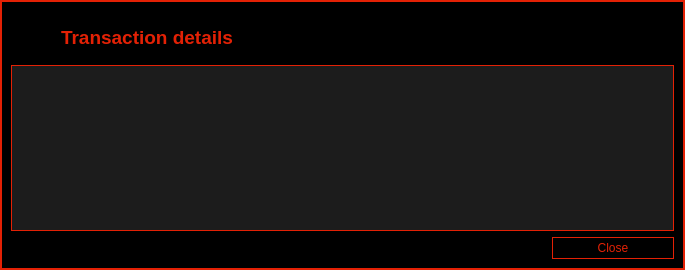
<?xml version="1.0" encoding="UTF-8"?>
<ui version="4.0">
 <class>TransactionDescDialog</class>
 <widget class="QDialog" name="TransactionDescDialog">
  <property name="geometry">
   <rect>
    <x>0</x>
    <y>0</y>
    <width>685</width>
    <height>270</height>
   </rect>
  </property>
  <property name="windowTitle">
   <string>Transaction details</string>
  </property>
  <property name="styleSheet">
   <string notr="true">QLabel {
	color: #e32105;
}

QDialog {
	background-color: #000;
}

</string>
  </property>
  <layout class="QVBoxLayout" name="verticalLayout">
   <property name="spacing">
    <number>0</number>
   </property>
   <property name="leftMargin">
    <number>0</number>
   </property>
   <property name="topMargin">
    <number>0</number>
   </property>
   <property name="rightMargin">
    <number>0</number>
   </property>
   <property name="bottomMargin">
    <number>0</number>
   </property>
   <item>
    <widget class="QFrame" name="borderframe">
     <property name="styleSheet">
      <string notr="true">#borderframe {
	border: 2px solid #e32105;
	}</string>
     </property>
     <property name="frameShape">
      <enum>QFrame::StyledPanel</enum>
     </property>
     <property name="frameShadow">
      <enum>QFrame::Raised</enum>
     </property>
     <layout class="QVBoxLayout" name="verticalLayout_2">
      <item>
       <widget class="QWidget" name="wCaption" native="true">
        <property name="minimumSize">
         <size>
          <width>0</width>
          <height>38</height>
         </size>
        </property>
        <property name="maximumSize">
         <size>
          <width>16777215</width>
          <height>35</height>
         </size>
        </property>
        <property name="styleSheet">
         <string notr="true">#wCaption {
	background-color: #000;
	}</string>
        </property>
        <property name="is_header" stdset="0">
         <bool>true</bool>
        </property>
        <layout class="QHBoxLayout" name="horizontalLayout_3">
         <item>
          <widget class="QLabel" name="lbTitleIcon">
           <property name="sizePolicy">
            <sizepolicy hsizetype="Preferred" vsizetype="Preferred">
             <horstretch>0</horstretch>
             <verstretch>0</verstretch>
            </sizepolicy>
           </property>
           <property name="minimumSize">
            <size>
             <width>30</width>
             <height>30</height>
            </size>
           </property>
           <property name="maximumSize">
            <size>
             <width>30</width>
             <height>30</height>
            </size>
           </property>
           <property name="text">
            <string/>
           </property>
           <property name="pixmap">
            <pixmap resource="../triangles.qrc">:/menu_32/transactions</pixmap>
           </property>
          </widget>
         </item>
         <item>
          <spacer name="horizontalSpacer_224">
           <property name="orientation">
            <enum>Qt::Horizontal</enum>
           </property>
           <property name="sizeType">
            <enum>QSizePolicy::Fixed</enum>
           </property>
           <property name="sizeHint" stdset="0">
            <size>
             <width>5</width>
             <height>14</height>
            </size>
           </property>
          </spacer>
         </item>
         <item>
          <widget class="QLabel" name="label_aboutTriangles">
           <property name="minimumSize">
            <size>
             <width>400</width>
             <height>32</height>
            </size>
           </property>
           <property name="baseSize">
            <size>
             <width>409</width>
             <height>36</height>
            </size>
           </property>
           <property name="font">
            <font>
             <pointsize>14</pointsize>
             <weight>75</weight>
             <bold>true</bold>
             <stylestrategy>PreferAntialias</stylestrategy>
            </font>
           </property>
           <property name="lineWidth">
            <number>2</number>
           </property>
           <property name="text">
            <string>Transaction details</string>
           </property>
          </widget>
         </item>
         <item>
          <spacer name="horizontalSpacer_223">
           <property name="orientation">
            <enum>Qt::Horizontal</enum>
           </property>
           <property name="sizeType">
            <enum>QSizePolicy::Fixed</enum>
           </property>
           <property name="sizeHint" stdset="0">
            <size>
             <width>10</width>
             <height>14</height>
            </size>
           </property>
          </spacer>
         </item>
         <item>
          <widget class="QPushButton" name="bClose">
           <property name="minimumSize">
            <size>
             <width>30</width>
             <height>30</height>
            </size>
           </property>
           <property name="maximumSize">
            <size>
             <width>30</width>
             <height>30</height>
            </size>
           </property>
           <property name="styleSheet">
            <string notr="true">QPushButton {	
	image: url(:/icons/close_normal);
	border: 0px solid gray;
	}

QPushButton:pressed:flat {
	image: url(:/icons/close_normal);
	}

QPushButton:hover {
	image: url(:/icons/close_hover);
	}</string>
           </property>
           <property name="text">
            <string notr="true"/>
           </property>
           <property name="flat">
            <bool>true</bool>
           </property>
          </widget>
         </item>
        </layout>
       </widget>
      </item>
      <item>
       <spacer name="verticalSpacer">
        <property name="orientation">
         <enum>Qt::Vertical</enum>
        </property>
        <property name="sizeType">
         <enum>QSizePolicy::Fixed</enum>
        </property>
        <property name="sizeHint" stdset="0">
         <size>
          <width>20</width>
          <height>10</height>
         </size>
        </property>
       </spacer>
      </item>
      <item>
       <widget class="QTextEdit" name="detailText">
        <property name="toolTip">
         <string>This pane shows a detailed description of the transaction</string>
        </property>
        <property name="styleSheet">
         <string notr="true">QTextEdit {
	background-color: #1c1c1c;
	border: 1px solid #e32105;
	color: #e32105;
	}</string>
        </property>
        <property name="readOnly">
         <bool>true</bool>
        </property>
       </widget>
      </item>
      <item>
       <widget class="QDialogButtonBox" name="buttonBox">
        <property name="styleSheet">
         <string notr="true">QPushButton {
	background-color: #000;
	color: #e32105;
	border: 1px solid #e32105;
	max-height: 20px;
	min-height: 20px;
	max-width: 120px;
	min-width: 120px;
	}

QPushButton:hover {
	background-color: #3d0e04;
	}

QPushButton:pressed:flat {
	color: #000;
	background-color: #e32105;
	}</string>
        </property>
        <property name="orientation">
         <enum>Qt::Horizontal</enum>
        </property>
        <property name="standardButtons">
         <set>QDialogButtonBox::Close</set>
        </property>
       </widget>
      </item>
     </layout>
    </widget>
   </item>
  </layout>
 </widget>
 <resources>
  <include location="../triangles.qrc"/>
 </resources>
 <connections>
  <connection>
   <sender>buttonBox</sender>
   <signal>accepted()</signal>
   <receiver>TransactionDescDialog</receiver>
   <slot>accept()</slot>
   <hints>
    <hint type="sourcelabel">
     <x>248</x>
     <y>254</y>
    </hint>
    <hint type="destinationlabel">
     <x>157</x>
     <y>274</y>
    </hint>
   </hints>
  </connection>
  <connection>
   <sender>buttonBox</sender>
   <signal>rejected()</signal>
   <receiver>TransactionDescDialog</receiver>
   <slot>reject()</slot>
   <hints>
    <hint type="sourcelabel">
     <x>316</x>
     <y>260</y>
    </hint>
    <hint type="destinationlabel">
     <x>286</x>
     <y>274</y>
    </hint>
   </hints>
  </connection>
  <connection>
   <sender>bClose</sender>
   <signal>clicked()</signal>
   <receiver>TransactionDescDialog</receiver>
   <slot>reject()</slot>
   <hints>
    <hint type="sourcelabel">
     <x>544</x>
     <y>17</y>
    </hint>
    <hint type="destinationlabel">
     <x>552</x>
     <y>44</y>
    </hint>
   </hints>
  </connection>
 </connections>
</ui>
